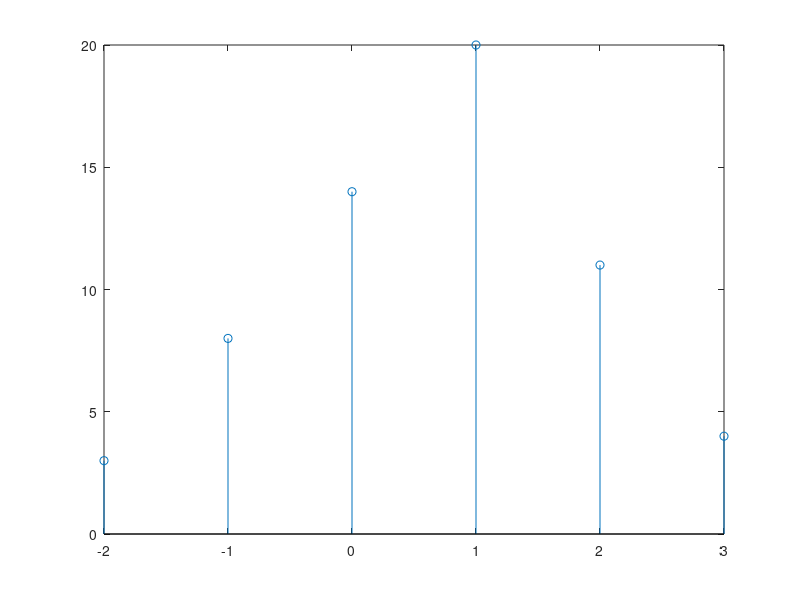

This figure's MATLAB source:
clc; %... Clear command line
clear all; %... Clear variables
close all; %... Clear figures

%... x = input('Enter the first sequence');
%... y = input('Enter the second sequence');
%... Input Formet: [1 3 7 4 9 5]

x = [1 2 3 4];
y = [1 2 3];
yNeg = fliplr(y);

z = [];
for i = 1:length(x)
  temp = yNeg.*x(i)
  z = [z;temp]
end

[r c] = size(z);
ans = zeros(1,r+c-1);

for i = 1:r
  for j = 1:c
    ans(i+j-1) = ans(i+j-1)+z(i,j)
  end
end

disp(ans);
n = -(length(y)-1):length(x)-1;
stem(n, ans);


